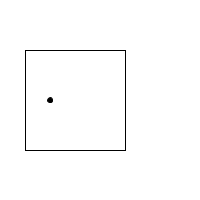
Frame 1 (no input)
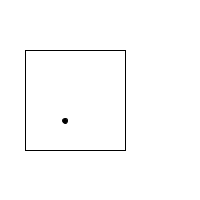
Frame 60 (the mouse pressed at the canvas centre just before this capture)
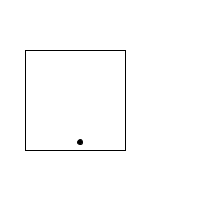
Frame 120 (the mouse held since frame 60 and released just before this capture)

The Processing sketch that drew these frames (run headless with seeded random() and noise(); from frame 60 on, the mouse is pressed at the canvas centre):

// Processing sketch: bounce
// ── bounce.pde
color c = color(0);
float x0 = 25;
float y0 = 50;
float rectwidth = 100;
float rectheight = 100;
float x = 50;
float y = 100;
float speed_x = .25;
float speed_y = .35;
float r = 5;

void setup(){
  size(200,200);
}

void draw() {
  background(255);
  noFill();
  stroke(0,0,0);
  rect(x0,y0,rectwidth,rectheight);
  move();
  display();
}

void move() {
  x = (x + speed_x) % width;
  y = (y + speed_y) % height;
  if ((x+r>=x0+rectwidth) || (x-r<=x0)) {
   speed_x = -speed_x;
  }
  if ((y+r>=y0+rectheight) || (y-r<=y0)) {
   speed_y = -speed_y;
  }
  
  println("x:"+x+"\ty:"+y);
}

void display() {
  fill(c);
  ellipse(x,y,r,r);
}
